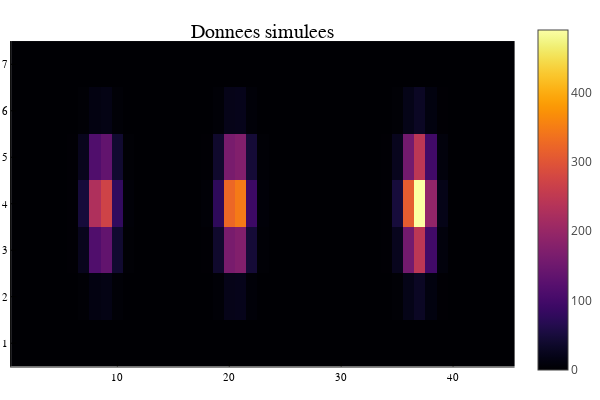

Notebook cell for this chart:
### Markdown cell above
### Modele pour une microlentille

### Code cell
#bbox = BoundingBox(xmin=1, ymin=1, xmax=15, ymax=50);
bbox = BoundingBox(xmin=1, ymin=1, xmax=7, ymax=45); #size of bbox
#a0= 1. .- 0.2 .* randn(Float64,length(λlaser));
a0 = [300.0 , 400.0, 500.0];
#fwhm0= 5. .-  2. .* rand(Float64,length(λlaser));
fwhm0 = [2.0, 2.0 , 2.0];
laser =  LaserModel(λlaser,a0,fwhm0);
lmod = LensletModel(λ0,laser.nλ-1,bbox);

C0 = zeros(2,laser.nλ)
#C0[1:2,1:2] = [[ 6.2 10]; [25 80]]
C0[1:2,1:3] = [[ 4.0 0.0 0.0]; [22.0 -100.0 0.0]]
UpdateDispModel(lmod.dmodel,C0)
lmod.dmodel.(λlaser)
limage = LensletLaserImage(lmod,laser)

#Loi de dispersion
#wxy0 = lmod.dmodel.(wavelengthrange)
#(wx0,wy0) = collect.( zip(wxy0...))

#affichage de l'image
heatmap(limage, title = "Donnees simulees")
#plot!(wy0,wx0; label="dispersion law")

### Figure 1 — Plotly figure (JSON) as saved in the notebook; plotly's stock layout.template omitted (floating-point values rounded to 4 significant figures; data arrays with more than 128 entries replaced by an {"elided": "..."} marker saying what was removed)
{"data": [{"colorbar": {"title": ""}, "colorscale": {"elided": "256x2 mixed values"}, "hoverinfo": "none", "name": "y1", "showlegend": false, "showscale": true, "type": "heatmap", "x": [0.5, 1.5, 2.5, 3.5, 4.5, 5.5, 6.5, 7.5, 8.5, 9.5, 10.5, 11.5, 12.5, 13.5, 14.5, 15.5, 16.5, 17.5, 18.5, 19.5, 20.5, 21.5, 22.5, 23.5, 24.5, 25.5, 26.5, 27.5, 28.5, 29.5, 30.5, 31.5, 32.5, 33.5, 34.5, 35.5, 36.5, 37.5, 38.5, 39.5, 40.5, 41.5, 42.5, 43.5, 44.5, 45.5], "xaxis": "x", "y": [0.5, 1.5, 2.5, 3.5, 4.5, 5.5, 6.5, 7.5], "yaxis": "y", "z": {"elided": "7x45 float values"}, "zmax": 490.1, "zmin": 7.89e-21}], "layout": {"annotations": [{"font": {"color": "rgba(0, 0, 0, 1.000)", "family": "sans-serif", "size": 20}, "rotation": 0, "showarrow": false, "text": "Donnees simulees", "x": 0.5074, "xanchor": "center", "xref": "paper", "y": 1, "yanchor": "top", "yref": "paper"}], "height": 400, "legend": {"bgcolor": "rgba(255, 255, 255, 1.000)", "bordercolor": "rgba(0, 0, 0, 1.000)", "borderwidth": 1, "font": {"color": "rgba(0, 0, 0, 1.000)", "family": "sans-serif", "size": 11}, "title": {"font": {"color": "rgba(0, 0, 0, 1.000)", "family": "sans-serif", "size": 15}, "text": ""}, "tracegroupgap": 0, "traceorder": "normal", "x": 1, "xanchor": "auto", "y": 1, "yanchor": "auto"}, "margin": {"b": 20, "l": 0, "r": 0, "t": 20}, "paper_bgcolor": "rgba(255, 255, 255, 1.000)", "plot_bgcolor": "rgba(255, 255, 255, 1.000)", "showlegend": true, "width": 600, "xaxis": {"anchor": "y", "domain": [0.02138, 0.9934], "gridcolor": "rgba(0, 0, 0, 0.100)", "gridwidth": 0.5, "linecolor": "rgba(0, 0, 0, 1.000)", "mirror": false, "range": [0.5, 45.5], "showgrid": true, "showline": true, "showticklabels": true, "tickangle": 0, "tickcolor": "rgb(0, 0, 0)", "tickfont": {"color": "rgba(0, 0, 0, 1.000)", "family": "sans-serif", "size": 11}, "tickmode": "array", "ticks": "inside", "ticktext": ["10", "20", "30", "40"], "tickvals": [10, 20, 30, 40], "title": "", "titlefont": {"color": "rgba(0, 0, 0, 1.000)", "family": "sans-serif", "size": 15}, "type": "-", "visible": true, "zeroline": false, "zerolinecolor": "rgba(0, 0, 0, 1.000)"}, "yaxis": {"anchor": "x", "domain": [0.03762, 0.9415], "gridcolor": "rgba(0, 0, 0, 0.100)", "gridwidth": 0.5, "linecolor": "rgba(0, 0, 0, 1.000)", "mirror": false, "range": [0.5, 7.5], "showgrid": true, "showline": true, "showticklabels": true, "tickangle": 0, "tickcolor": "rgb(0, 0, 0)", "tickfont": {"color": "rgba(0, 0, 0, 1.000)", "family": "sans-serif", "size": 11}, "tickmode": "array", "ticks": "inside", "ticktext": ["1", "2", "3", "4", "5", "6", "7"], "tickvals": [1, 2, 3, 4, 5, 6, 7], "title": "", "titlefont": {"color": "rgba(0, 0, 0, 1.000)", "family": "sans-serif", "size": 15}, "type": "-", "visible": true, "zeroline": false, "zerolinecolor": "rgba(0, 0, 0, 1.000)"}}}
